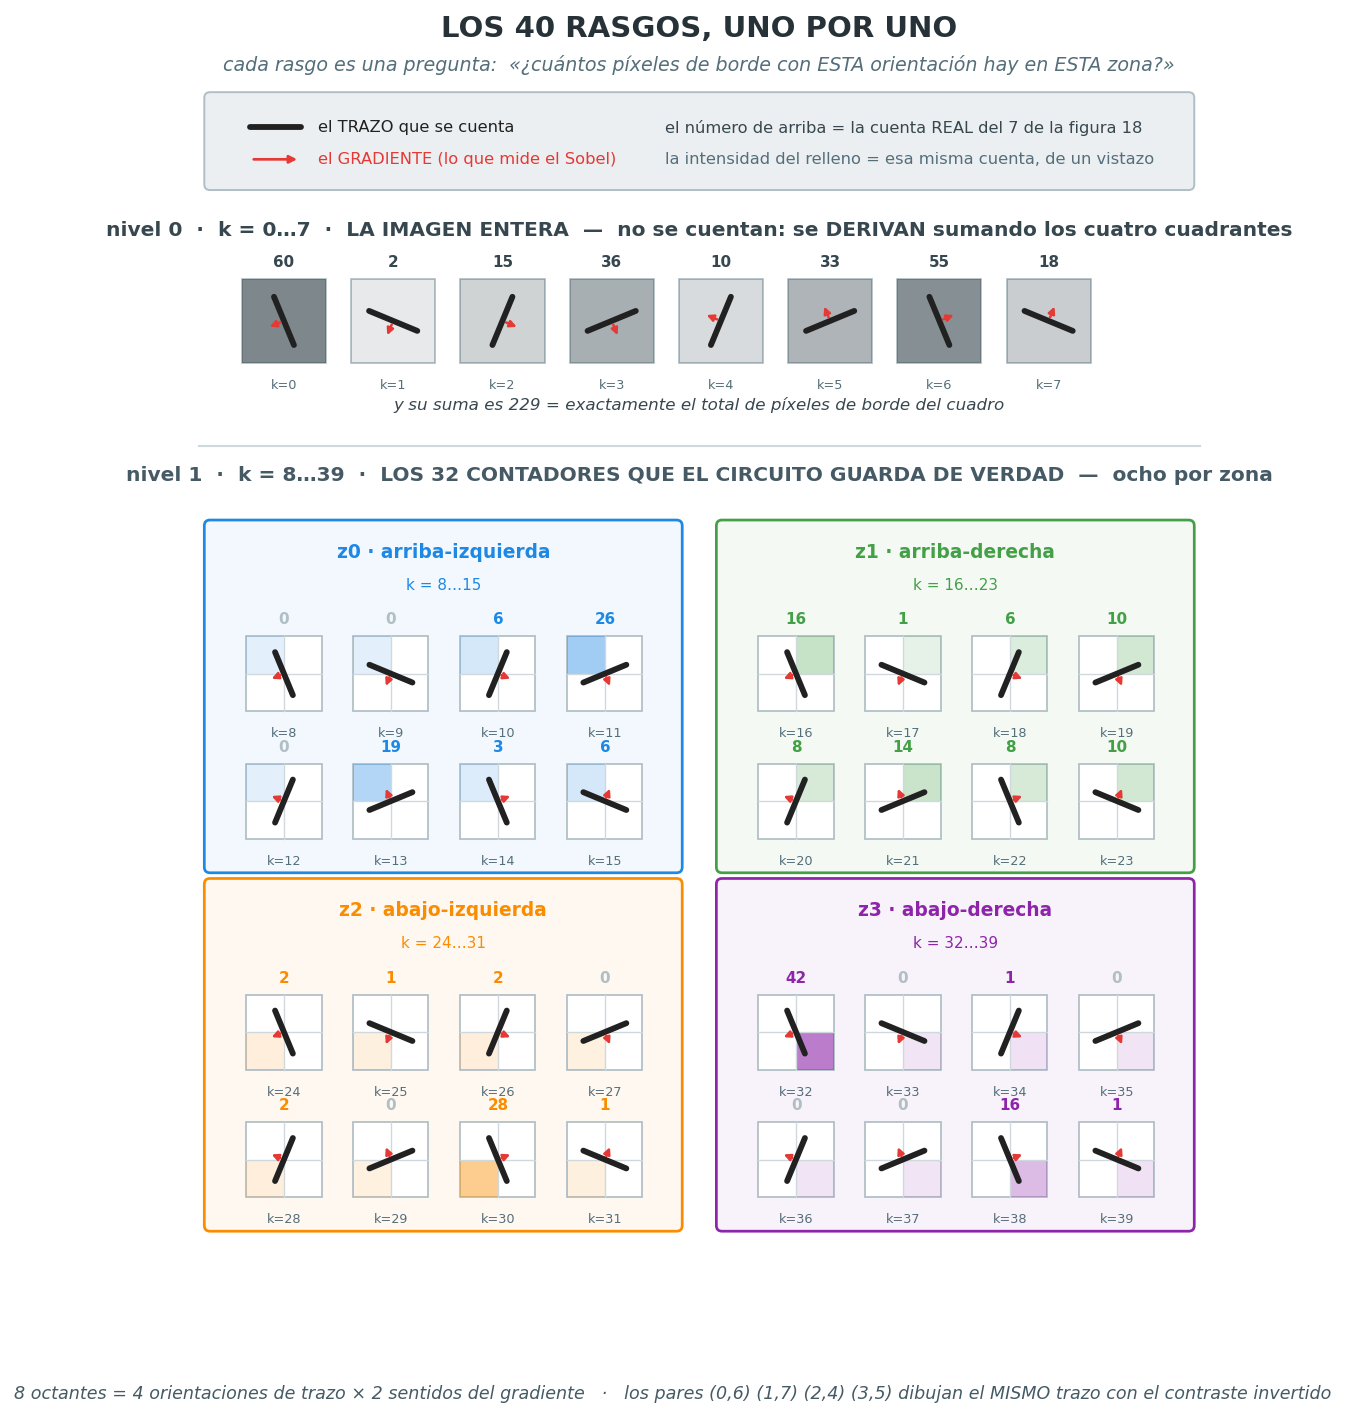

Python code for this plot:
# === Cuaderno 2 · figura 19: los 40 rasgos, dibujados uno por uno ===
#   Cada rasgo es una pregunta: "cuantos pixeles de borde con ESTA orientacion hay en ESTA zona".
#   El relleno de cada icono es la cuenta real del 7 de la figura 18.
import numpy as np, re, sys
import matplotlib.pyplot as plt
from matplotlib.patches import Rectangle, FancyArrowPatch, FancyBboxPatch
sys.path.insert(0, "../../clasificador_mnist")
import frente_golden as fg

B = "../../clasificador_mnist/"
X, y, Xt, yt = fg.cargar_mnist(B + "mnist.npz")
masc, ori = fg.frente(Xt[0]); masc, ori = masc[0], ori[0]
cnt32 = fg.contadores(masc, ori)
f40 = fg.descriptor(cnt32).astype(int)
mx = f40.max()

# octante -> angulo del GRADIENTE (grados).  bin = sy*4 + sx*2 + (|Gy|>|Gx|)
ANG = {0:202.5, 1:247.5, 2:337.5, 3:292.5, 4:157.5, 5:112.5, 6:22.5, 7:67.5}
CZ  = ["#1e88e5", "#43a047", "#fb8c00", "#8e24aa"]
NIV0 = "#37474f"

fig, ax = plt.subplots(figsize=(15.2, 11.4))
ax.set_xlim(0, 100); ax.set_ylim(0, 108); ax.axis("off"); ax.set_aspect("equal")

def icono(cx, cy, s, oct_, zona, k, val, col):
    """Un rasgo: el marco de la imagen, la zona sombreada, el trazo y el gradiente."""
    h = s / 2
    inten = val / mx if mx else 0
    ax.add_patch(Rectangle((cx-h, cy-h), s, s, fc="#fff", ec="#b0bec5", lw=.9, zorder=2))
    if zona is None:
        ax.add_patch(Rectangle((cx-h, cy-h), s, s, fc=col, alpha=.10+.55*inten, ec="none", zorder=3))
    else:
        zy, zx = zona // 2, zona % 2
        ax.add_patch(Rectangle((cx-h+zx*h, cy+h-(zy+1)*h), h, h,
                               fc=col, alpha=.12+.68*inten, ec="none", zorder=3))
        ax.plot([cx-h, cx+h], [cy, cy], color="#cfd8dc", lw=.7, zorder=4)
        ax.plot([cx, cx], [cy-h, cy+h], color="#cfd8dc", lw=.7, zorder=4)
    a = np.deg2rad(ANG[oct_]); e = a + np.pi/2      # el TRAZO es perpendicular al gradiente
    r = h * .62
    ax.plot([cx-r*np.cos(e), cx+r*np.cos(e)], [cy-r*np.sin(e), cy+r*np.sin(e)],
            color="#212121", lw=3.0, solid_capstyle="round", zorder=6)
    ax.add_patch(FancyArrowPatch((cx, cy), (cx+h*.46*np.cos(a), cy+h*.46*np.sin(a)),
                 arrowstyle="-|>", mutation_scale=7, color="#e53935", lw=1.3, zorder=7))
    ax.text(cx, cy-h-1.4, f"k={k}", ha="center", va="top", fontsize=6.6, color="#546e7a")
    ax.text(cx, cy+h+0.8, str(val), ha="center", va="bottom", fontsize=7.8,
            color=col if val > 0 else "#b0bec5", weight="bold")

# ═══ titulo ═══
ax.text(50, 106, "LOS 40 RASGOS, UNO POR UNO", ha="center", fontsize=15, weight="bold",
        color="#263238")
ax.text(50, 103, "cada rasgo es una pregunta:  «¿cuántos píxeles de borde con ESTA orientación "
        "hay en ESTA zona?»", ha="center", fontsize=9.8, color="#546e7a", style="italic")

# ═══ la leyenda, arriba del todo y sola ═══
lx, ly = 7.0, 93.0
ax.add_patch(FancyBboxPatch((lx, ly), 86, 7.6, boxstyle="round,pad=0.5",
             fc="#eceff1", ec="#b0bec5", lw=1.0, zorder=1))
ax.plot([lx+3.5, lx+8.0], [ly+5.0, ly+5.0], color="#212121", lw=3.0, solid_capstyle="round", zorder=3)
ax.text(lx+9.5, ly+5.0, "el TRAZO que se cuenta", va="center", fontsize=8.4, color="#212121", zorder=3)
ax.add_patch(FancyArrowPatch((lx+3.5, ly+2.2), (lx+8.0, ly+2.2), arrowstyle="-|>",
             mutation_scale=8, color="#e53935", lw=1.4, zorder=3))
ax.text(lx+9.5, ly+2.2, "el GRADIENTE (lo que mide el Sobel)",
        va="center", fontsize=8.4, color="#e53935", zorder=3)
ax.text(lx+40, ly+5.0, "el número de arriba = la cuenta REAL del 7 de la figura 18",
        va="center", fontsize=8.4, color="#37474f", zorder=3)
ax.text(lx+40, ly+2.2, "la intensidad del relleno = esa misma cuenta, de un vistazo",
        va="center", fontsize=8.4, color="#546e7a", zorder=3)

# ═══ nivel 0 ═══
ax.text(50, 88.5, "nivel 0  ·  k = 0…7  ·  LA IMAGEN ENTERA  —  no se cuentan: se DERIVAN "
        "sumando los cuatro cuadrantes", ha="center", fontsize=10.4, weight="bold", color=NIV0)
for b in range(8):
    icono(13.5 + b * 9.6, 81.0, 7.4, b, None, b, f40[b], NIV0)
ax.text(50, 73.2, f"y su suma es {f40[:8].sum()} = exactamente el total de píxeles de borde "
        "del cuadro", ha="center", fontsize=8.6, color=NIV0, style="italic")

ax.plot([6, 94], [70.0, 70.0], color="#cfd8dc", lw=1.1)
ax.text(50, 67.0, "nivel 1  ·  k = 8…39  ·  LOS 32 CONTADORES QUE EL CIRCUITO GUARDA DE VERDAD"
        "  —  ocho por zona", ha="center", fontsize=10.4, weight="bold", color="#455a64")

# ═══ nivel 1: cuatro bloques, colocados como las zonas ═══
BX = [(7.0, 33.0), (52.0, 33.0), (7.0, 1.5), (52.0, 1.5)]
NOM = ["z0 · arriba-izquierda", "z1 · arriba-derecha", "z2 · abajo-izquierda", "z3 · abajo-derecha"]
for z in range(4):
    bx, by = BX[z]
    ax.add_patch(FancyBboxPatch((bx, by), 41, 30, boxstyle="round,pad=0.5",
                 fc=CZ[z], ec="none", alpha=.055, zorder=0))
    ax.add_patch(FancyBboxPatch((bx, by), 41, 30, boxstyle="round,pad=0.5",
                 fc="none", ec=CZ[z], lw=1.4, zorder=1))
    ax.text(bx + 20.5, by + 27.2, NOM[z], ha="center", fontsize=9.6, weight="bold", color=CZ[z])
    ax.text(bx + 20.5, by + 24.4, f"k = {8+z*8}…{15+z*8}", ha="center", fontsize=7.8, color=CZ[z])
    for b in range(8):
        r, c = b // 4, b % 4
        icono(bx + 6.5 + c * 9.4, by + 17.0 - r * 11.2, 6.6, b, z, 8 + z*8 + b,
              cnt32[z*8 + b], CZ[z])

fig.text(.5, .012, "8 octantes = 4 orientaciones de trazo × 2 sentidos del gradiente   ·   "
         "los pares (0,6) (1,7) (2,4) (3,5) dibujan el MISMO trazo con el contraste invertido",
         ha="center", fontsize=9.0, color="#455a64", style="italic")
plt.savefig("fig_40_rasgos.png", dpi=140, bbox_inches="tight")
print("7:", f40[:8], "| suma nivel0 =", f40[:8].sum(), "= bordes", int(masc.sum()))
